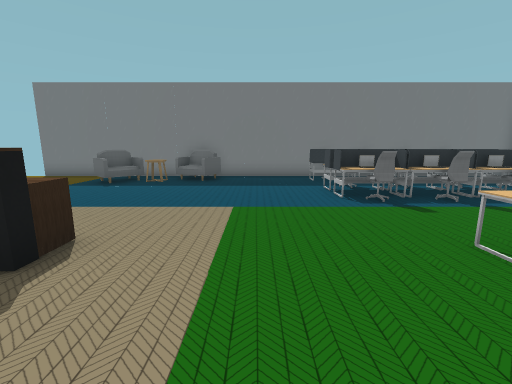
View 1 (above)

23 first-person views from a walk through a scene from a Unity 3-D project. The camera is 1.3 m above the floor, tilts 10° down and sees 90° across. Doors are open. The floor is counted in squares, 1 m on a side. Each view is taken from the middle of a square. On the plan, view 1 faces up. The plan holds only what a view shows up to about 13 squares ahead; the rest is blank. Some surface patterns are stand-ins.

View 2
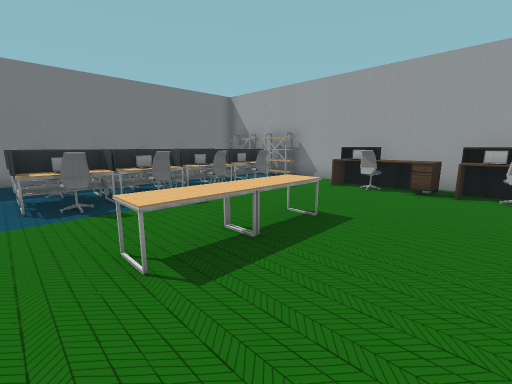

View 3
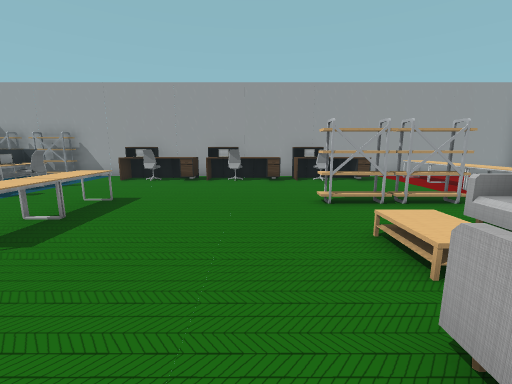

View 4
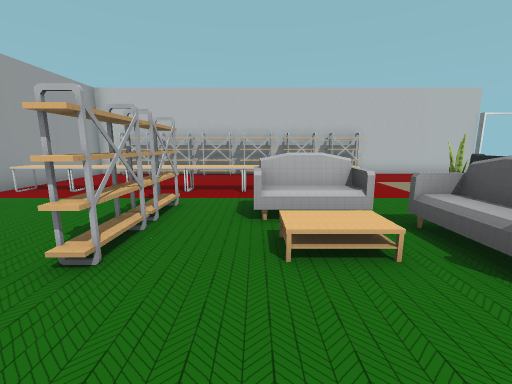

View 5
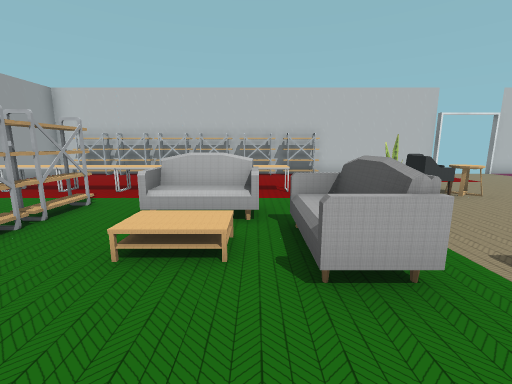

View 6
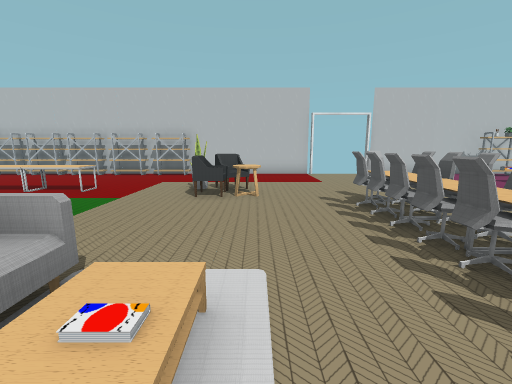

View 7
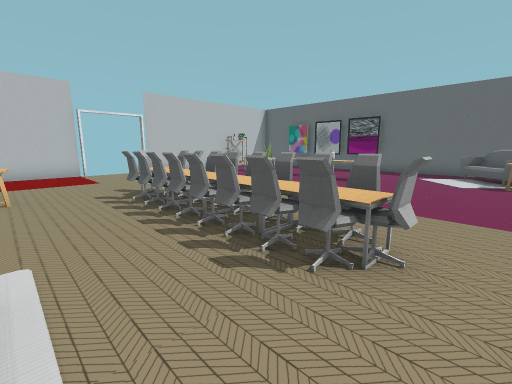

View 8
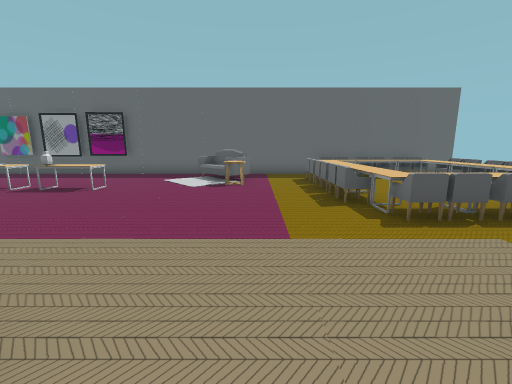

View 9
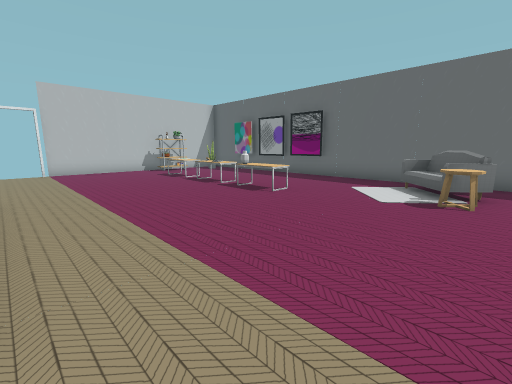

View 10
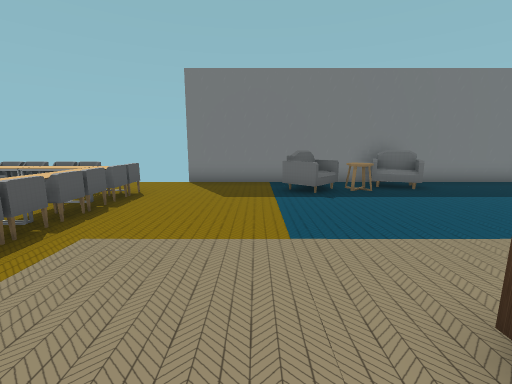

View 11
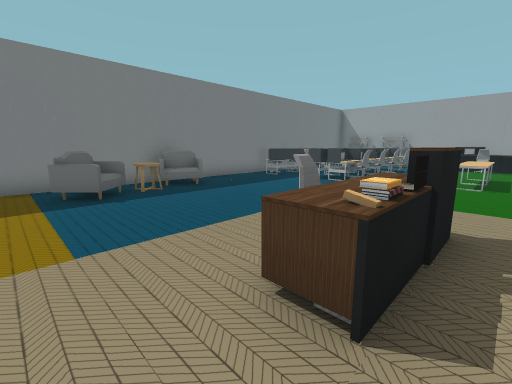

View 12
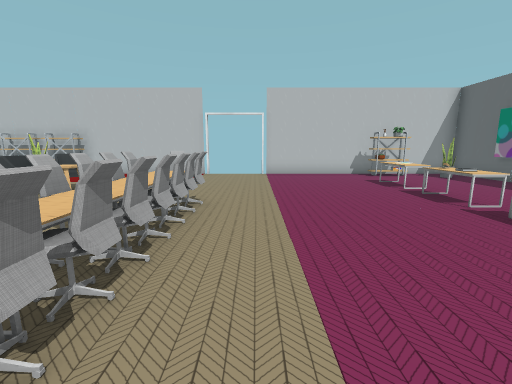

View 13
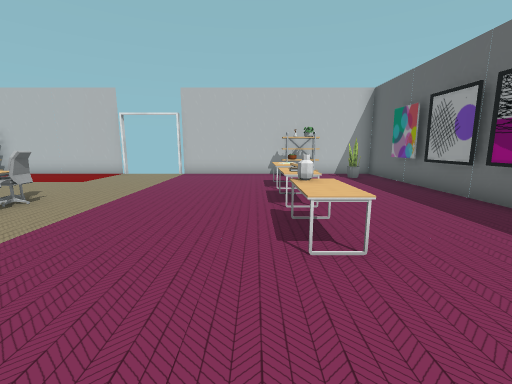

View 14
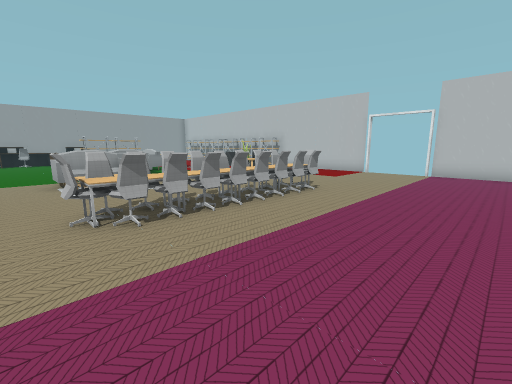

View 15
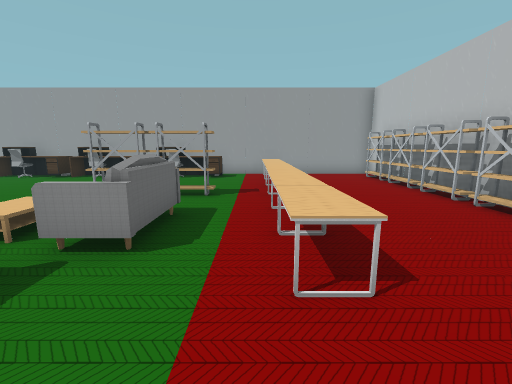

View 16
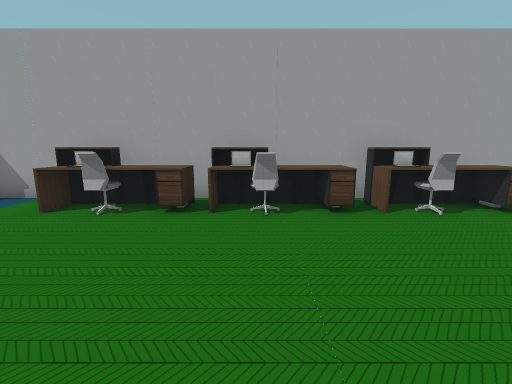

View 17
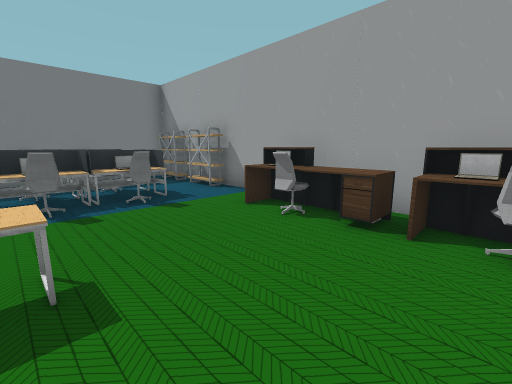

View 18
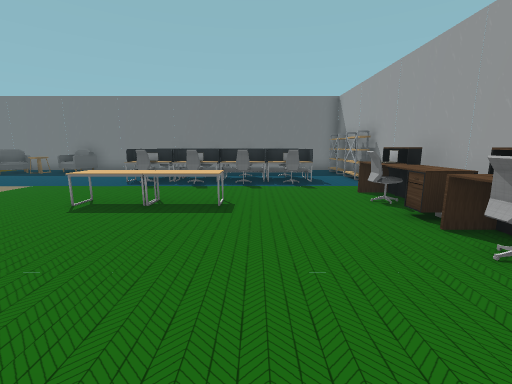

View 19
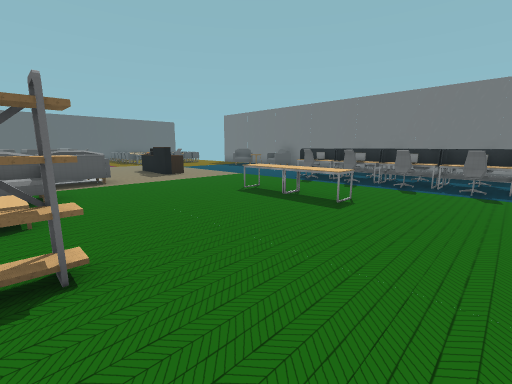

View 20
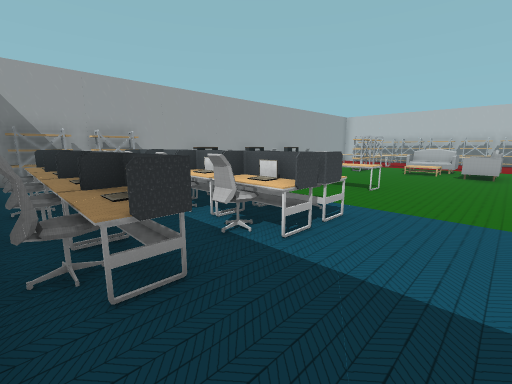

View 21
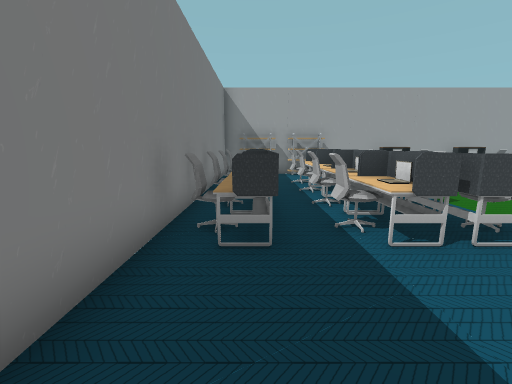

View 22
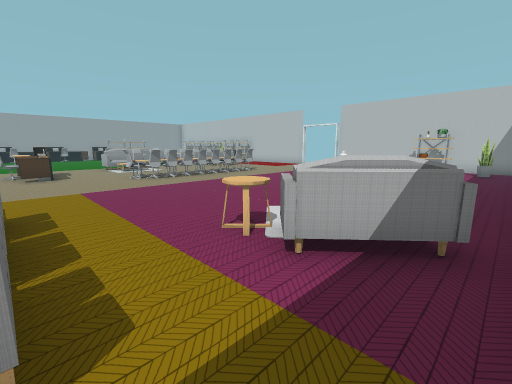

View 23
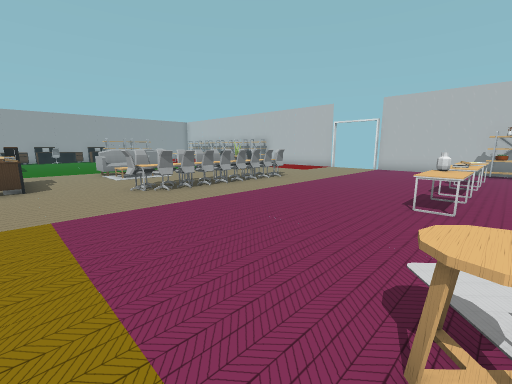

### Floor plan
Points are (right, up) in squares from view 1. A wall is a line through its corners. A room is listed if a view was taken in it or the views show most of it. See-through windows are left out.
Room 1 (views 1, 2, 3, 4, 5, 6, 7, 8, 9, 10, 11, 12, 13, 14, 15, 16, 17, 18, 19, 20, 21, 22, 23)
walls: (-6.7, -12.5) (11.5, -12.5) (11.5, 11.5) (-9.6, 11.5); (-18.3, -4.1) (-18.2, -5.8); (-18.2, -6.2) (-18.2, -8.1); (-18.5, 4.5) (-18.5, -12.5) (-9.2, -12.5); (-17, -10.6) (-16.8, -11.2)
low walls: (-11.9, 4.5) (-11.9, 4.1) (-13.2, 4.1); (-10.4, 7.8) (-10.4, 6.4); (-13.5, 4.1) (-14.4, 4.1); (-10.4, 9.5) (-10.4, 8); (-15.1, 4.1) (-16.6, 4.1)
ways out: opening at (-17.5, 4); opening at (-10, 10.5); open door at (-8, -12.5); gap at (-15, 4)
objects: sofa (-18, 0) to (-16, 2); shelf (-16, -12) to (-14, -12); other object (-15, 1) to (-15, 2); desk (-14, -9) to (-14, -8); desk (-14, -7); other object (-14, -6); desk (-14, -4) to (-14, -3); desk (-12, 5) to (-11, 6); desk (-12, 7) to (-11, 7); other object (-8, -6); other object (-8, -5); other object (-8, -4); other object (-8, -3); other object (-8, -2); other object (-8, -1) to (-8, 0); other object (-7, -7); desk (-7, -6) to (-7, -5); desk (-7, -4) to (-7, -3); desk (-7, -2); desk (-7, -1) to (-7, 0); other object (-6, -6); other object (-6, -5); other object (-6, -4); other object (-6, -3); other object (-6, -2); other object (-6, -1); other object (-6, 0); other object (-6, 3); other object (-6, 9) to (-5, 11); books (-5, 3); chair (-4, -8) to (-3, -8); other object (-4, -7) to (-3, -7); laptop (-4, 3); other object (-4, 4); other object (-4, 10); desk (-3, 3); other object (-3, 10) to (-2, 11); chair (-2, -7); sofa (-2, -2) to (-1, 0); shelf (-1, -12) to (1, -12); sofa (0, -4) to (1, -3); desk (1, -8) to (2, -7); shelf (2, -12) to (3, -12); desk (2, 6) to (4, 7); desk (2, 8); desk (2, 10) to (4, 11); desk (3, -8) to (4, -7); desk (3, 3) to (4, 3); laptop (3, 7); laptop (3, 8); other object (3, 9); laptop (3, 10); shelf (4, -12) to (5, -12); desk (4, 8); desk (5, -8) to (6, -7); desk (5, 3) to (6, 3); desk (5, 6); laptop (5, 7); other object (5, 8); other object (5, 9); other object (5, 10); desk (5, 11); shelf (6, -12); shelf (6, -6) to (6, -5); shelf (6, -4) to (6, -3); desk (6, 6) to (7, 6); laptop (6, 7) to (7, 7); other object (6, 8) to (7, 8); other object (6, 9) to (7, 9); desk (6, 11) to (7, 11); shelf (7, -12) to (8, -12); desk (7, -8) to (7, -7); desk (8, -8) to (9, -7); desk (8, 6) to (9, 7); laptop (8, 7); other object (8, 9); desk (8, 10) to (9, 11); shelf (9, -12) to (10, -12); desk (9, 8); desk (10, -8) to (11, -7); desk (10, -5) to (11, -4); laptop (10, -3) to (11, -3); desk (10, -2) to (11, -1); laptop (10, 0) to (11, 0); desk (10, 1) to (11, 3); other object (10, 4) to (11, 4); shelf (11, 7) to (11, 8); shelf (11, 9) to (11, 11)

Positions as (right, up) in squares from view 1, and headings:
1: (0, 0), facing up
2: (2, 0), facing up-right
3: (0, -1), facing right
4: (4, 0), facing down
5: (2, 0), facing down
6: (-4, 0), facing down
7: (-4, 1), facing down-left
8: (-6, 2), facing left
9: (-8, 2), facing down-left
10: (-7, 2), facing up
11: (-7, 2), facing up-right
12: (-9, 0), facing down
13: (-13, 0), facing down
14: (-12, 1), facing down-right
15: (-1, -7), facing right
16: (5, 0), facing right
17: (6, 0), facing up-right
18: (7, -3), facing up
19: (9, -3), facing up-left
20: (0, 11), facing down-right
21: (-1, 10), facing right
22: (-18, 4), facing down-right
23: (-15, 3), facing down-right
